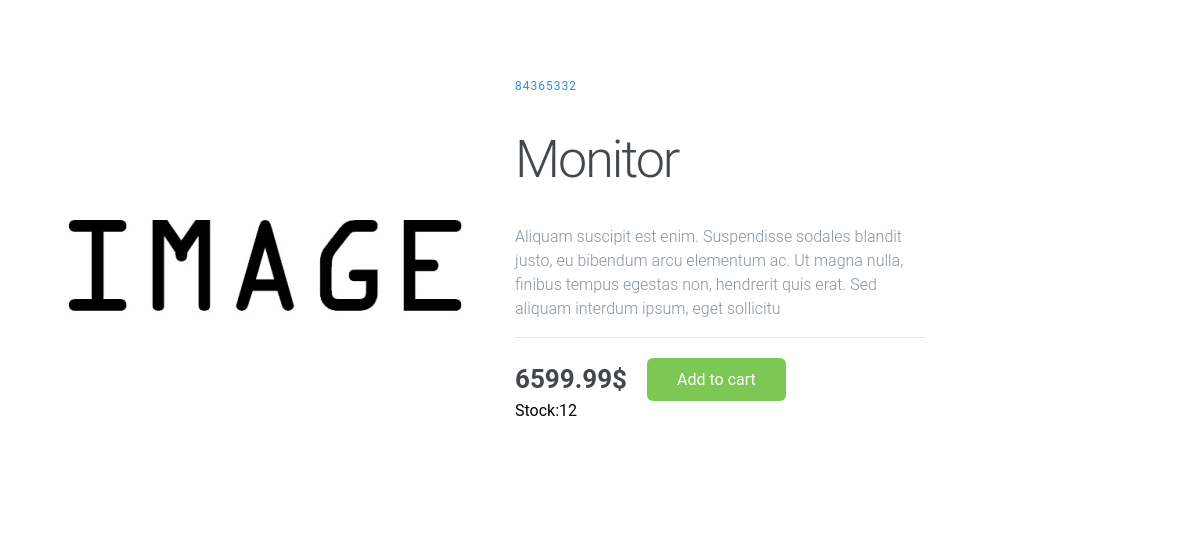
Page /index.php/Detalle/index/4 on the committed database.
### tables this page shows
CREATE TABLE `productos` (
  `id` int(11) NOT NULL,
  `Nombre` varchar(20) NOT NULL,
  `Precio` double NOT NULL,
  `Stock` int(11) NOT NULL,
  `Codigo` int(11) NOT NULL,
  `Descripcion` varchar(200) NOT NULL
);

### application/controllers/Detalle.php (called while the page is built, shortened)
<?php
class Detalle extends CI_Controller {
	public function index($id)
	{
		$this->load->model("productosModel");
		$resultado = $this->productosModel->getById($id);
		if(isset($resultado[0]))$this->load->view("detalle.php",array("producto"=>$resultado[0]));
	}
}

### index.php (called while the page is built, shortened)
<?php
require_once BASEPATH.'core/CodeIgniter.php';

### application/models/productosModel.php (called while the page is built, shortened)
<?php
class productosModel extends CI_Model{
    public function getById($id){
        $this->db->select("*");
        $this->db->from("productos");
        $this->db->where("id='$id'");
        $consulta = $this->db->get();
        return $consulta->result_array();
    }
}

### application/views/detalle.php (the view, shortened to what this page needs)
?><!DOCTYPE html>
<html lang="en">
<head>
	<link rel="stylesheet" href="<?php echo base_url()?>css/style2.css">
</head>
<body>
	<main class="container">
	  <div class="left-column">
	    <img src="<?php echo base_url()?>/public/img/Image (1).jpg" alt="Product Image"/>
	  </div>
	  <div class="right-column">
	    <div class="product-description">
				<span><?php echo $producto["Codigo"]?></span>
	      <h1><?php echo $producto["Nombre"]?></h1>
	      <p><?php echo $producto["Descripcion"]?></p>
	    </div>
	    <div class="product-price">
	      <span><?php echo $producto["Precio"]?>$</span>
	      <a href="#" class="cart-btn">Add to cart</a>
	    </div>
			<div class="product-stock">
				<span>Stock:<?php echo $producto["Stock"]?></span>
			</div>
	  </div>
	</main>
</body>
</html>

### css/style2.css (style rules this page uses)
html, body { height: 100%; width: 100%; margin: 0; font-family: 'Roboto', sans-serif; }
.container { max-width: 1200px; margin: 0 auto; padding: 15px; display: flex; }
.right-column { width: 35%; margin-top: 60px; }
.product-description { border-bottom: 1px solid #E1E8EE; margin-bottom: 20px; }
.product-description span { font-size: 12px; color: #358ED7; letter-spacing: 1px; text-transform: uppercase; text-decoration: none; }
.product-description h1 { font-weight: 300; font-size: 52px; color: #43484D; letter-spacing: -2px; }
.product-description p { font-size: 16px; font-weight: 300; color: #86939E; line-height: 24px; }
.product-price { display: flex; align-items: center; }
.product-price span { font-weight: bolder; font-size: 26px; color: #43474D; margin-right: 20px; }
.cart-btn { display: inline-block; background-color: #7DC855; border-radius: 6px; font-size: 16px; color: #FFFFFF; text-decoration: none; padding: 12px 30px; transition: all .5s; }

### rows in the picture
productos: Codigo "84365332", Nombre "Monitor", Descripcion "Aliquam suscipit est enim. Suspendisse sodales blandit justo, eu bibendum arcu elementum ac. Ut magna nulla, finibus tempus egestas non, hendrerit quis erat. Sed aliquam interdum ipsum, eget sollicitu", Precio "6599.99", Stock "12"
